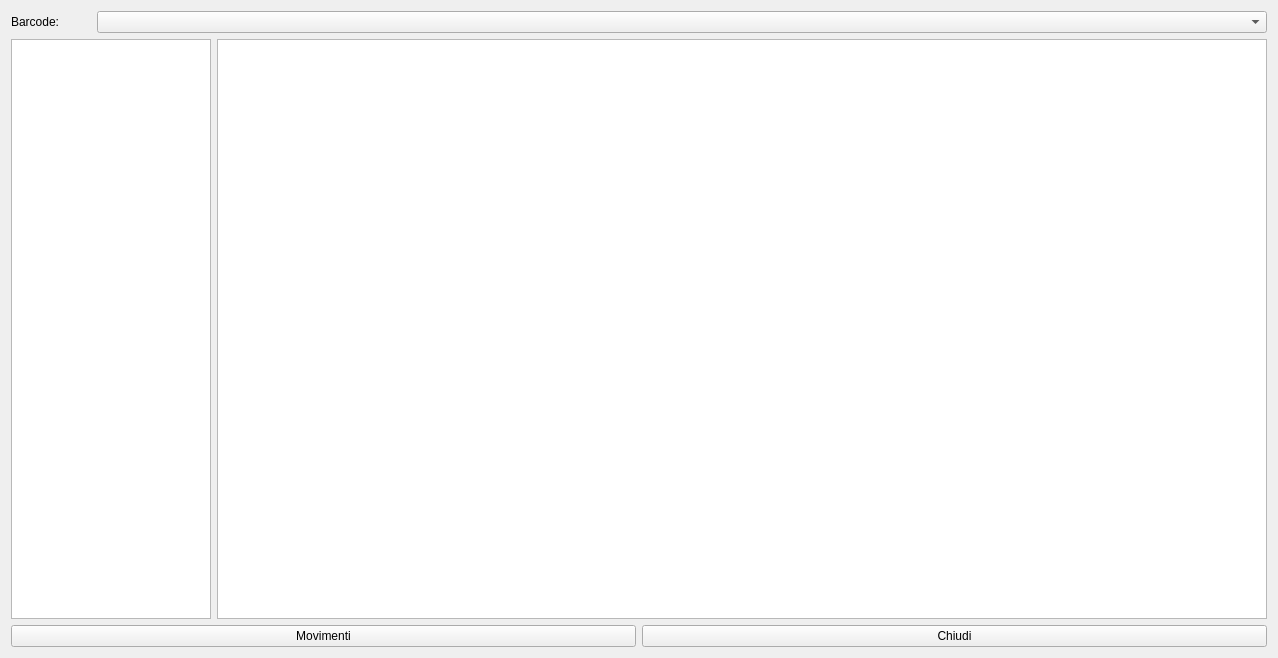
<?xml version="1.0" encoding="UTF-8"?>
<ui version="4.0">
 <class>FTagsStock</class>
 <widget class="QWidget" name="FTagsStock">
  <property name="geometry">
   <rect>
    <x>0</x>
    <y>0</y>
    <width>1278</width>
    <height>658</height>
   </rect>
  </property>
  <property name="windowTitle">
   <string>Form</string>
  </property>
  <layout class="QVBoxLayout" name="verticalLayout">
   <item>
    <layout class="QHBoxLayout" name="horizontalLayout_2">
     <item>
      <widget class="QLabel" name="label">
       <property name="sizePolicy">
        <sizepolicy hsizetype="Fixed" vsizetype="Fixed">
         <horstretch>0</horstretch>
         <verstretch>0</verstretch>
        </sizepolicy>
       </property>
       <property name="minimumSize">
        <size>
         <width>80</width>
         <height>0</height>
        </size>
       </property>
       <property name="maximumSize">
        <size>
         <width>80</width>
         <height>16777215</height>
        </size>
       </property>
       <property name="text">
        <string>Barcode:</string>
       </property>
      </widget>
     </item>
     <item>
      <widget class="QComboBox" name="cbBarcode">
       <property name="minimumSize">
        <size>
         <width>200</width>
         <height>0</height>
        </size>
       </property>
      </widget>
     </item>
    </layout>
   </item>
   <item>
    <layout class="QHBoxLayout" name="horizontalLayout">
     <item>
      <widget class="QListView" name="lvBarcode">
       <property name="maximumSize">
        <size>
         <width>200</width>
         <height>16777215</height>
        </size>
       </property>
      </widget>
     </item>
     <item>
      <widget class="QTableView" name="tvOperation"/>
     </item>
    </layout>
   </item>
   <item>
    <layout class="QHBoxLayout" name="horizontalLayout_3">
     <item>
      <widget class="QPushButton" name="pushButton">
       <property name="text">
        <string>Movimenti</string>
       </property>
      </widget>
     </item>
     <item>
      <widget class="QPushButton" name="pbClose">
       <property name="text">
        <string>Chiudi</string>
       </property>
      </widget>
     </item>
    </layout>
   </item>
  </layout>
 </widget>
 <resources/>
 <connections/>
</ui>
